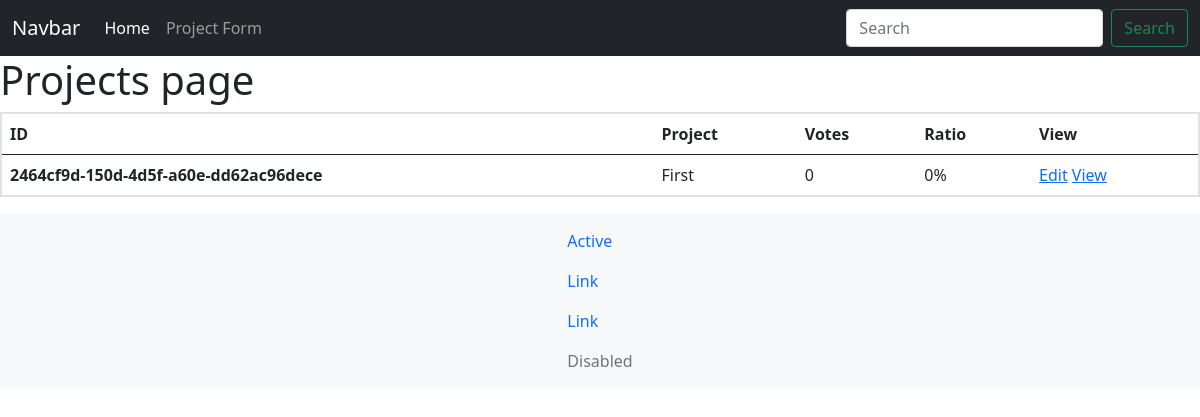
The app's page /, older data.
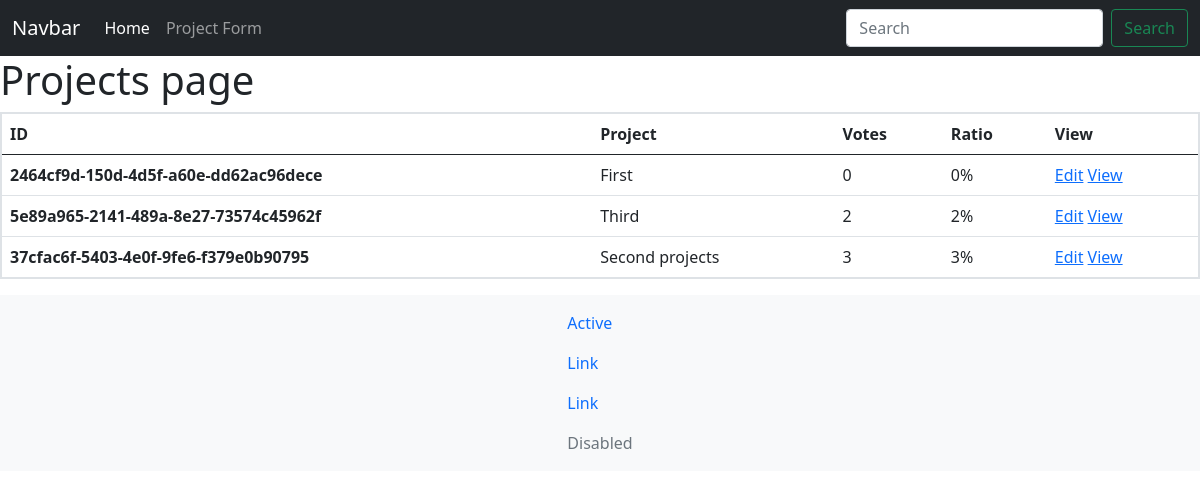
The same page, newer data.
### dev_app/models.py (models this page shows, shortened)
class Project(models.Model):
    title = models.CharField(max_length=200)
    description = models.TextField(null=True,blank=True)
    demo_link = models.CharField(max_length=2000,null=True,blank=True)
    source_link = models.CharField(max_length=2000,null=True,blank=True)
    tag = models.ManyToManyField('Tag',blank=True)
    vote_total = models.IntegerField(default=0,null=True,blank=True)
    vote_ratio = models.IntegerField(default=0,null=True,blank=True)
    created = models.DateTimeField(auto_now_add=True)
    id = models.UUIDField(default=uuid.uuid4,unique=True,primary_key=True,editable=False)

### dev_app/views.py (the view)
# urls.py: path('',views.projects,name='projects'),
def projects(request):
    projects = Project.objects.all()
    context = {
        'projects':projects
    }
    return render(request,'projects.html',context)

### templates/projects.html
{%extends 'base.html' %} {%block content%}
<h1>Projects page</h1>
<div id="logo">
  <table class="table">
    <thead>
      <tr>
        <th scope="col">ID</th>
        <th scope="col">Project</th>
        <th scope="col">Votes</th>
        <th scope="col">Ratio</th>
        <th scope="col">View</th>
      </tr>
    </thead>
    <tbody>
      {%for project in projects%}
      <tr>
        <th scope="row">{{project.pk|slice:"5"}}</th>
        <td>
          {{project.title}}
        </td>
        <td>{{project.vote_total}}</td>
        <td>{{project.vote_ratio}}%</td>
        <td>
          <a href="{%url 'update-project' project.id %}">Edit</a>
          <a href="{%url 'project' project.id %}">View</a>
        </td>
      </tr>
      {%endfor%}
    </tbody>
  </table>
</div>
{%endblock%}

Row changes from the older to the newer data that the page shows:
added Project: pk "5e89a965-2141-489a-8e27-73574c45962f", title "Third", vote_total "2", vote_ratio "2"
added Project: pk "37cfac6f-5403-4e0f-9fe6-f379e0b90795", title "Second projects", vote_total "3", vote_ratio "3"
